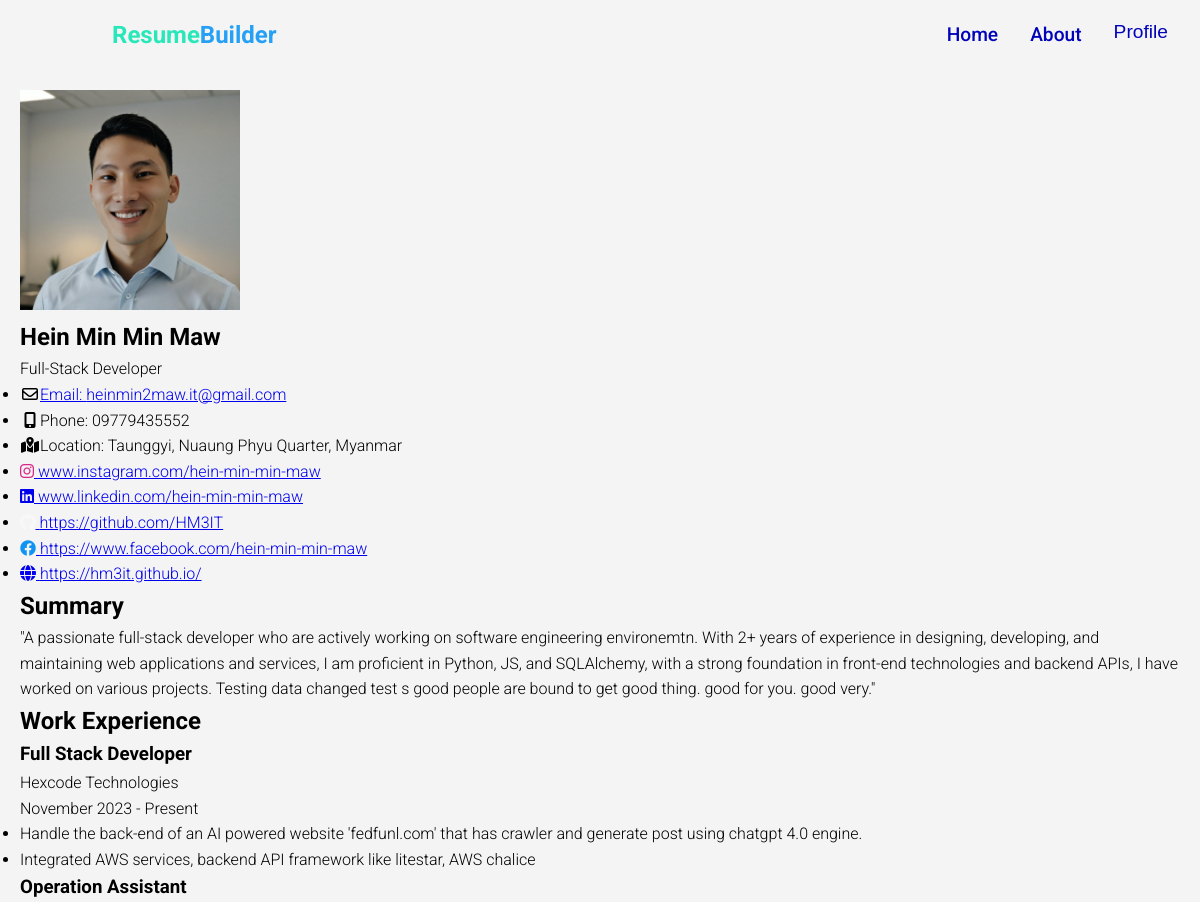
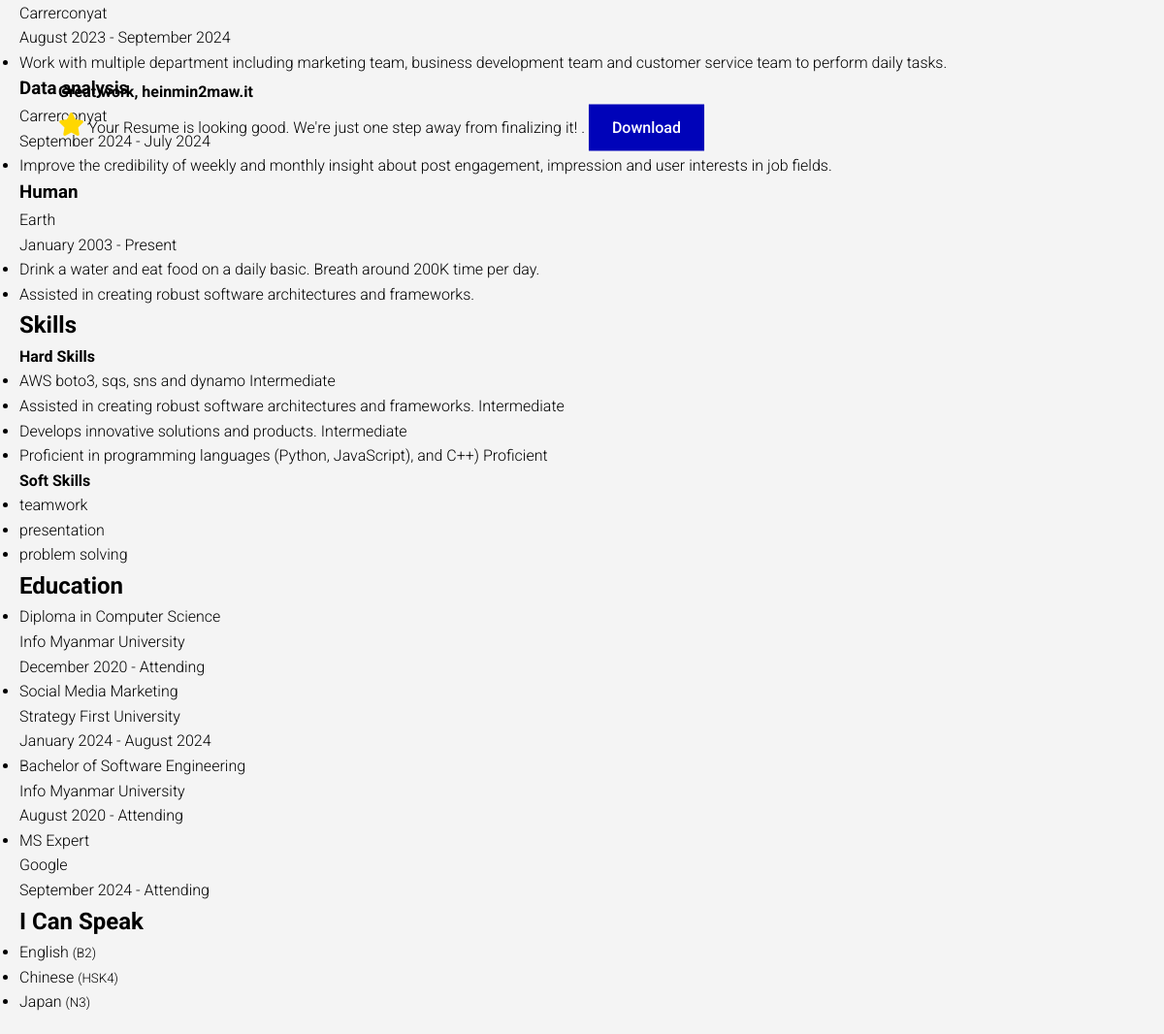
Page /resume/section/complete?resume_id=59aa70b8-f612-4ecd-8516-d3fd2cb40cc7 (signed in) on the committed database (2 pictures, top to bottom).
### tables.py (models this page shows, shortened)
class User(Base):
    __tablename__ = "users"
    id: Mapped[str] = mapped_column(primary_key=True, default=lambda: str(uuid.uuid4()))
    name: Mapped[str] = mapped_column(String(30), nullable=False)
    email: Mapped[str] = mapped_column(String(100), nullable=False)
    password: Mapped[str] = mapped_column(String(250), nullable=True)
    is_active: Mapped[bool] = mapped_column(Boolean, default=True)
    is_anonymous: Mapped[bool] = mapped_column(Boolean, default=False)
    is_authenticated: Mapped[bool] = mapped_column(Boolean, default=True)
    resumes: Mapped[List["Resume"]] = relationship(
        back_populates="user", cascade="all, delete-orphan"
    )

class Resume(Base):
    __tablename__ = "resume"
    id: Mapped[str] = mapped_column(primary_key=True)
    template_id: Mapped[int] = mapped_column(ForeignKey("template.id"))
    address_id: Mapped[int] = mapped_column(ForeignKey("address.id"))
    is_headshot: Mapped[bool] = mapped_column(Boolean)
    user_id: Mapped[int] = mapped_column(ForeignKey("users.id"))
    username: Mapped[str] = mapped_column(String(40), nullable=False)
    profession: Mapped[str] = mapped_column(String(40), nullable=False)
    image_file_path: Mapped[str] = mapped_column(String(150), nullable=True)
    phone: Mapped[str] = mapped_column(String(40), nullable=False)
    email: Mapped[str] = mapped_column(String(40), nullable=False)
    summary: Mapped[str] = mapped_column(Text, nullable=False)
    template_theme: Mapped[str] = mapped_column(String(50), nullable=False)
    address: Mapped["Address"] = relationship(back_populates="resumes")
    created_at: Mapped[datetime] = mapped_column(DateTime, default=datetime.utcnow)
    social_media: Mapped[List[SocialMedia]] = relationship(
        back_populates="resume", cascade="all, delete-orphan"
    )
    languages: Mapped[List[Language]] = relationship(
        back_populates="resume", cascade="all, delete-orphan"
    )
    work_experiences: Mapped[List[WorkExperience]] = relationship(
        back_populates="resume", cascade="all, delete-orphan"
    )
    educations: Mapped[List[Education]] = relationship(
        back_populates="resume", cascade="all, delete-orphan"
    )
    skills: Mapped[List[Skill]] = relationship(
        back_populates="resume", cascade="all, delete-orphan"
    )
    template: Mapped["Template"] = relationship("Template", back_populates="resumes")
    user: Mapped["User"] = relationship(back_populates="resumes")

class Address(Base):
    __tablename__ = "address"
    id: Mapped[str] = mapped_column(primary_key=True, default=lambda: str(uuid.uuid4()))
    city: Mapped[str] = mapped_column(String(40), nullable=False)
    country: Mapped[str] = mapped_column(String(40), nullable=False)
    __table_args__ = (UniqueConstraint("city", "country", name="unique_city_country"),)
    resumes: Mapped[List["Resume"]] = relationship(back_populates="address")

class SocialMedia(Base):
    __tablename__ = "social_media"
    id: Mapped[str] = mapped_column(primary_key=True, default=lambda: str(uuid.uuid4()))
    resume_id: Mapped[int] = mapped_column(ForeignKey("resume.id"))
    name: Mapped[SocialMediaPlatform] = mapped_column(
        Enum(SocialMediaPlatform, name="social_media_enum")
    )
    link: Mapped[str] = mapped_column(String(100), nullable=False)
    resume: Mapped["Resume"] = relationship(back_populates="social_media")

class WorkExperience(Base):
    __tablename__ = "work_experience"
    id: Mapped[str] = mapped_column(primary_key=True, default=lambda: str(uuid.uuid4()))
    resume_id: Mapped[int] = mapped_column(ForeignKey("resume.id"))
    company_name: Mapped[str] = mapped_column(String(40), nullable=False)
    position: Mapped[str] = mapped_column(String(40), nullable=False)
    location: Mapped[str] = mapped_column(String(150))
    start_date: Mapped[Date] = mapped_column(Date)
    end_date: Mapped[Date] = mapped_column(Date, nullable=True)
    is_working: Mapped[bool] = mapped_column(Boolean)
    achievement: Mapped[str] = mapped_column(nullable=True)
    resume: Mapped["Resume"] = relationship(back_populates="work_experiences")

class Skill(Base):
    __tablename__ = "skill"
    id: Mapped[str] = mapped_column(primary_key=True, default=lambda: str(uuid.uuid4()))
    resume_id: Mapped[int] = mapped_column(ForeignKey("resume.id"))
    name: Mapped[str] = mapped_column(String(30))
    proficiency: Mapped[Proficiency] = mapped_column(
        Enum(Proficiency, name="proficiency_enum")
    )
    resume: Mapped["Resume"] = relationship(back_populates="skills")

class Education(Base):
    __tablename__ = "education"
    id: Mapped[str] = mapped_column(primary_key=True, default=lambda: str(uuid.uuid4()))
    name: Mapped[str] = mapped_column(String(40), nullable=False)
    location: Mapped[str] = mapped_column(String(150))
    resume_id: Mapped[int] = mapped_column(ForeignKey("resume.id"))
    degree: Mapped[str] = mapped_column(String(40), nullable=False)
    start_date: Mapped[Date] = mapped_column(Date)
    end_date: Mapped[Date] = mapped_column(Date, nullable=True)
    is_studying: Mapped[bool] = mapped_column(Boolean)
    resume: Mapped["Resume"] = relationship(back_populates="educations")

class Language(Base):
    __tablename__ = "language"
    id: Mapped[str] = mapped_column(primary_key=True, default=lambda: str(uuid.uuid4()))
    resume_id: Mapped[int] = mapped_column(ForeignKey("resume.id"))
    name: Mapped[str] = mapped_column(String(100), nullable=False)
    fluent_level: Mapped[str] = mapped_column(String(100), nullable=False)
    resume: Mapped["Resume"] = relationship(back_populates="languages")

### app.py (the view)
@app.route("/resume/section/complete", methods=["GET"])
def render_completed_resume():
    resume_id = request.args.get("resume_id")
    if resume_id is None:
        return jsonify({"message": "Resume id must be included"}), 403
    with get_session() as db_session:
        resume: Resume = (
            db_session.query(Resume)
            .filter_by(id=resume_id)
            .options(
                joinedload(Resume.work_experiences),
                joinedload(Resume.educations),
                joinedload(Resume.skills),
                joinedload(Resume.address),
                joinedload(Resume.template),
                joinedload(Resume.user),
            )
            .one()
        )
        selected_template_path = resume.template.template_file_path
        return render_template(
            "complete-resume.html",
            contents={"template_path": selected_template_path, "resume": resume},
        )

### app.py (called while the page is built)
@login_manager.user_loader
def load_user(user_id):
    return User.query.get(user_id)

@app.context_processor
def inject_user():
    return dict(user=current_user)

### db.py (called while the page is built)
@contextmanager
def get_session(scope_func=None):
    session = scoped_session(Session, scopefunc=scope_func)
    try:
        yield session
        session.commit()
    except Exception:
        session.rollback()
        raise
    finally:
        session.remove()

### utils.py (called while the page is built)
def replace_newlines(text):
    formatted_text = re.sub(r"\n(.)", r"</li><li>\1", text)
    return f"<li>{formatted_text}</li>"

### templates/complete-resume.html (shortened to what this page needs)
{% extends 'base.html' %}
{% block title %}
<link rel="stylesheet" href="{{ url_for('static', filename='css/navbar.css')}}">
{% endblock %}
{% block body %}
{% include 'components/navbar.html' %}
<section id="resume-section" class="resume-section">
    <div id="resume-content">
        <div class="section-suggestion">
            <h4>Great work, {{user.name}}</h1>
                <i class="fas fa-star"></i>
                <span class="suggestion">Your Resume is looking good. We're just one step away from finalizing it!
                    .</span>
                <button id="resume-download-btn">
                    <span>Download</span>
                    <svg viewBox="-5 -5 110 110" preserveAspectRatio="none" aria-hidden="true">
                        <path d="M0,0 C0,0 100,0 100,0 C100,0 100,100 100,100 C100,100 0,100 0,100 C0,100 0,0 0,0" />
                    </svg>
                </button>
        </div>
    </div>
    {% if contents %}
    {% set template_path = contents.template_path %}
    {% set resume = contents.resume %}
    {% if template_path %}
    <div id="resume-preview">
        {% include template_path %}
    </div>
    {% endif %}
    {% endif %}
</section>
{% endblock %}

### templates/resume-templates/template1-8a9a2efb-24de-4226-aefb-04c5c7a54f4f.html (shortened to what this page needs)
<div id="{{resume.id}}" class="resume-wrapper-inner mx-auto text-left bg-white ">
	<header class="resume-header pt-4 pt-md-0">
		{% if resume.image_file_path %}
		<div class="profile-div">
			<img id="pv-profile-img" src="{{ url_for('static', filename=resume.image_file_path) }}" alt="image"
				width="220" height="220">
		</div>
		{% endif %}
		<div class="primary-info">
			<h1 id="pv-username" class="name mt-0 mb-1 text-white text-uppercase text-uppercase">
				{{resume.username }}
			</h1>
			<div id="pv-profession" class="title mb-3">{{ resume.profession.title() }}</div>
			<ul class="list-unstyled">
				<li class="mb-2">
					<i class="far fa-envelope fa-fw mr-2" data-fa-transform="grow-3"></i><a
						href="mailto:{{resume.email }}">Email: <span id="pv-email">{{
							resume.email }} </span> </a>
				</li>
				<li class="mb-2"><a><i class="fas fa-mobile-alt fa-fw mr-2" data-fa-transform="grow-6"></i>Phone: <span
							id="pv-phone">{{
							resume.phone }}</span></a></li>
				<li class="mb-2"><a><i class="fas  fa-map-marked-alt fa-fw mr-2"
							data-fa-transform="grow-6"></i>Location:
						<span id="pv-city">{{ resume.address.city }}</span>, <span id="pv-country">{{
							resume.address.country }}</span></a>
				</li>
			</ul>
		</div>
		<div class="secondary-info mt-2">
			<ul id="social-media-list" class="resume-social list-unstyled">
				{% if resume.social_media %}
				{% for social_media in resume.social_media %}
				{% set media_name = social_media['name'].value.lower() %}
				<li id="{{media_name}}-item" class="mb-3">
					<a href="{{ social_media['link'] }}">
						<span class="fa-container text-center mr-2">
							{% if media_name == 'portfolio' %}
							<i class="fas fa-globe"></i>
							{% else %}
							<i class="fab fa-{{ social_media['name'].value.lower() }}"></i>
							{% endif %}
						</span>
						{{ social_media["link"] }}
					</a>
				</li>
				{% endfor %}
				{% endif %}
			</ul>
		</div>
	</header>
	<div class="resume-body p-5">
		<section class="resume-section summary-section mb-5">
			<h2 class="resume-section-title text-uppercase font-weight-bold pb-3 mb-3">Summary</h2>
			<div class="resume-section-content">
				<p id="pv-summary" class="mb-0">{{resume.summary}} </p>
			</div>
		</section>
		<div class="row">
			<div class="col-lg-9">
				<section class="resume-section experience-section mb-5">
					<h2 class="resume-section-title text-uppercase font-weight-bold pb-3 mb-3">Work Experience
					</h2>
					<div class="resume-section-content">
						<div id="work-experience-parent" class="resume-timeline position-relative">
							{% for experience in resume.work_experiences %}
							<article class="resume-timeline-item position-relative pb-5">
								<div class="resume-timeline-item-header mb-2">
									<div class="d-flex flex-column flex-md-row">
										<h3 class="resume-position-title font-weight-bold mb-1">{{
											experience.position }}</h3>
										<div class="resume-company-name ml-auto">
											{{ experience.company_name }}</div>
									</div>
									<div class="resume-position-time">
										{% if experience.start_date %}{{ experience.start_date.strftime('%B %Y')
										}}{% endif %}
										-
										{% if experience.is_working %}
										Present
										{% else %}
										{% if experience.end_date %}{{ experience.end_date.strftime('%B %Y')
										}}{% else %}N/A{% endif %}
										{% endif %}
									</div>
								</div>
								<div class="resume-timeline-item-desc">
									<ul id="work-achievements">
										{{ experience.achievement | replace_newlines | safe }}
									</ul>
								</div>
							</article>
							{% endfor %}
						</div>
					</div>
				</section>
			</div>
			<div class="col-lg-3">
				<section class="resume-section skills-section mb-5">
					<h2 class="resume-section-title text-uppercase font-weight-bold pb-3 mb-3">Skills</h2>
					<div class="resume-section-content">
						<div class="resume-skill-item">
							<h4 class="resume-skills-cat font-weight-bold">Hard Skills</h4>
							<ul id="skill-list" class="list-unstyled mb-4">
								{% for skill in resume.skills %}
								<li class="mb-2">
									<div class="resume-skill-name">{{ skill.name }} <span
											class="resume-skill-proficiency">{{ skill.proficiency.name.title()
											}}</span>
									</div>
								</li>
								{% endfor %}
							</ul>
						</div>
						<div class="resume-skill-item">
							<h4 class="resume-skills-cat font-weight-bold">Soft Skills</h4>
							<ul class="list-inline">
								{% set soft_skills = ['Teamwork','Presentation','Problem Solving'] %}
								{% for skill in soft_skills %}
								<li class="list-inline-item">
									<span class="badge badge-light">{{ skill.lower()}}</span>
								</li>
								{% endfor %}
							</ul>
						</div>
					</div>
				</section>
				<section class="resume-section education-section mb-5">
					<h2 class="resume-section-title text-uppercase font-weight-bold pb-3 mb-3">Education</h2>
					<div class="resume-section-content">
						<ul id="education-list" class="list-unstyled">
							{% for education in resume.educations %}
							<li class="mb-2">
								<div class="resume-degree font-weight-bold">{{ education.degree }}</div>
								<div class="resume-degree-org">{{ education.name }}</div>
								<div class="resume-degree-time">
									{% if education.start_date %}{{
									education.start_date.strftime('%B %Y') }}{% endif %}
									-
									{% if education.is_studying %}
									Attending
									{% else %}
									{% if education.end_date %}{{ education.end_date.strftime('%B %Y') }}{% else
									%}N/A{% endif %}
									{% endif %}
								</div>
							</li>
							{% endfor %}
						</ul>
					</div>
				</section>
				{% if resume.languages|length > 0 %}
				<section class="resume-section language-section mb-5">
					<h2 class="resume-section-title text-uppercase font-weight-bold pb-3 mb-3">I Can Speak
					</h2>
					<div class="resume-section-content">
						<ul id="language-list" class="list-unstyled resume-lang-list">
							{% for language in resume.languages %}
							<li class="mb-2"><span class="resume-lang-name font-weight-bold">{{language["name"]}}</span>
								<small class="text-muted font-weight-normal">({{language["fluent_level"]}})</small>
							</li>
							{% endfor %}
						</ul>
					</div>
				</section>
				{% endif %}
			</div>
		</div>
	</div>
</div>

### static/css/main.css (style rules this page uses)
:root { --primary-color: #0003b9; --secondary-color: #28e7b8; --highlight-color: #26a0f4; --danger-color: #ff4d4d; --warn-color: rgb(230, 103, 0); --input-width: 330px; --template-bg-color: #ffffff; --motion-ease: cubic-bezier(0.68, -0.6, 0.32, 1.6); --motion-duration: 0.3s; --alert-box-duration: 3s; }
* { margin: 0; padding: 0; box-sizing: border-box; }
body { font-family: "Roboto", Arial, sans-serif; font-weight: 300; font-style: normal; background-color: #f4f4f4; line-height: 1.6; }
button { cursor: pointer; }
i.fa-github { color: #f8f8f8 !important; }
i.fa-instagram { color: #d72888 !important; }
i.fa-facebook { color: #1193f4 !important; }
i.fa-star { color: gold; font-size: 1.5rem; }
#pv-city, #pv-country { text-transform: capitalize; }
#pv-profession { text-transform: capitalize; }

### templates/complete-resume.html (style rules this page uses)
#resume-section { height: fit-content; display: flex; padding: 20px; justify-content: space-around; overflow: hidden; }
#resume-content { display: flex; flex: .7; justify-content: space-around; flex-direction: column; overflow-y: hidden; }
.section-suggestion { position: fixed; top: 50%; left: 5%; }
#resume-download-btn { appearance: none; background: transparent; border: 0; color: #fff; cursor: pointer; font: inherit; font-weight: 500; line-height: 1; padding: 1em 1.5em; position: relative; transition: filter var(--motion-duration); }
#resume-download-btn>span { display: block; position: relative; transition: transform var(--motion-duration) var(--motion-ease); z-index: 1; }
#resume-download-btn>svg { fill: var(--primary-color); position: absolute; top: -5%; left: -5%; width: 110%; height: 110%; }

### rows in the picture
User: name "heinmin2maw.it"
Resume: image_file_path (picture), username "Hein Min Min Maw", profession "Full-Stack Developer", email "heinmin2maw.it@gmail.com", phone "09779435552", summary "\"A passionate full-stack developer who are actively working on software engineering environemtn. With 2+ years of experience in designing, developing, and maintaining web applications and services, I am proficient in Python, JS, and SQLAlchemy, with a strong foundation in front-end technologies and backend APIs, I have worked on various projects. Testing data changed test s good people are bound to get good thing. good for you. good very.\""
Address: address.city "Taunggyi, Nuaung Phyu Quarter", address.country "Myanmar"
SocialMedia: link "www.instagram.com/hein-min-min-maw"
SocialMedia: link "www.linkedin.com/hein-min-min-maw"
SocialMedia: link "https://github.com/HM3IT"
SocialMedia: link "https://www.facebook.com/hein-min-min-maw"
SocialMedia: link "https://hm3it.github.io/"
WorkExperience: position "Full Stack Developer", company_name "Hexcode Technologies", start_date "November 2023", is_working "Present", achievement "Handle the back-end of an AI powered website 'fedfunl.com' that has crawler and generate post using chatgpt 4.0 engine. Integrated AWS services, backend API framework like litestar, AWS chalice"
WorkExperience: position "Operation Assistant", company_name "Carrerconyat", start_date "August 2023", end_date "September 2024", achievement "Work with multiple department including marketing team, business development team and customer service team to perform daily tasks."
WorkExperience: position "Data analysis", company_name "Carrerconyat", start_date "September 2024", end_date "July 2024", achievement "Improve the credibility of weekly and monthly insight about post engagement, impression and user interests in job fields."
WorkExperience: position "Human", company_name "Earth", start_date "January 2003", is_working "Present", achievement "Drink a water and eat food on a daily basic. Breath around 200K time per day. Assisted in creating robust software architectures and frameworks."
Skill: name "AWS boto3, sqs, sns and dynamo", proficiency.name "Intermediate"
Skill: name "Assisted in creating robust software architectures and frameworks.", proficiency.name "Intermediate"
Skill: name "Develops innovative solutions and products.", proficiency.name "Intermediate"
Skill: name "Proficient in programming languages (Python, JavaScript), and C++)", proficiency.name "Proficient"
Education: degree "Diploma in Computer Science", name "Info Myanmar University", start_date "December 2020", is_studying "Attending"
Education: degree "Social Media Marketing", name "Strategy First University", start_date "January 2024", end_date "August 2024"
Education: degree "Bachelor of Software Engineering", name "Info Myanmar University", start_date "August 2020", is_studying "Attending"
Education: degree "MS Expert", name "Google", start_date "September 2024", is_studying "Attending"
Language: name "English", fluent_level "B2"
Language: name "Chinese", fluent_level "HSK4"
Language: name "Japan", fluent_level "N3"

### other values in the picture
{{ skill.lower() }} "teamwork" "presentation" "problem solving"
